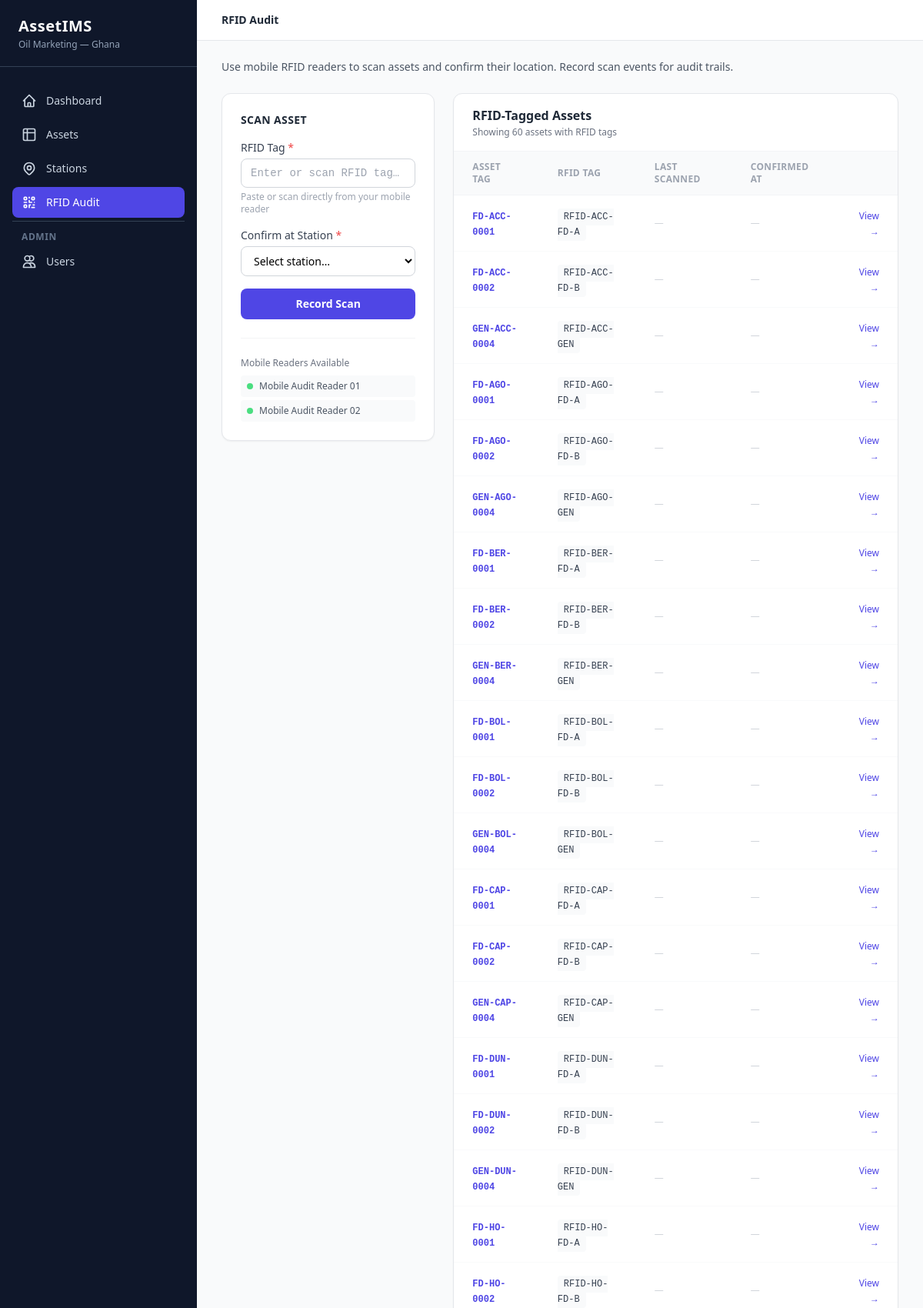
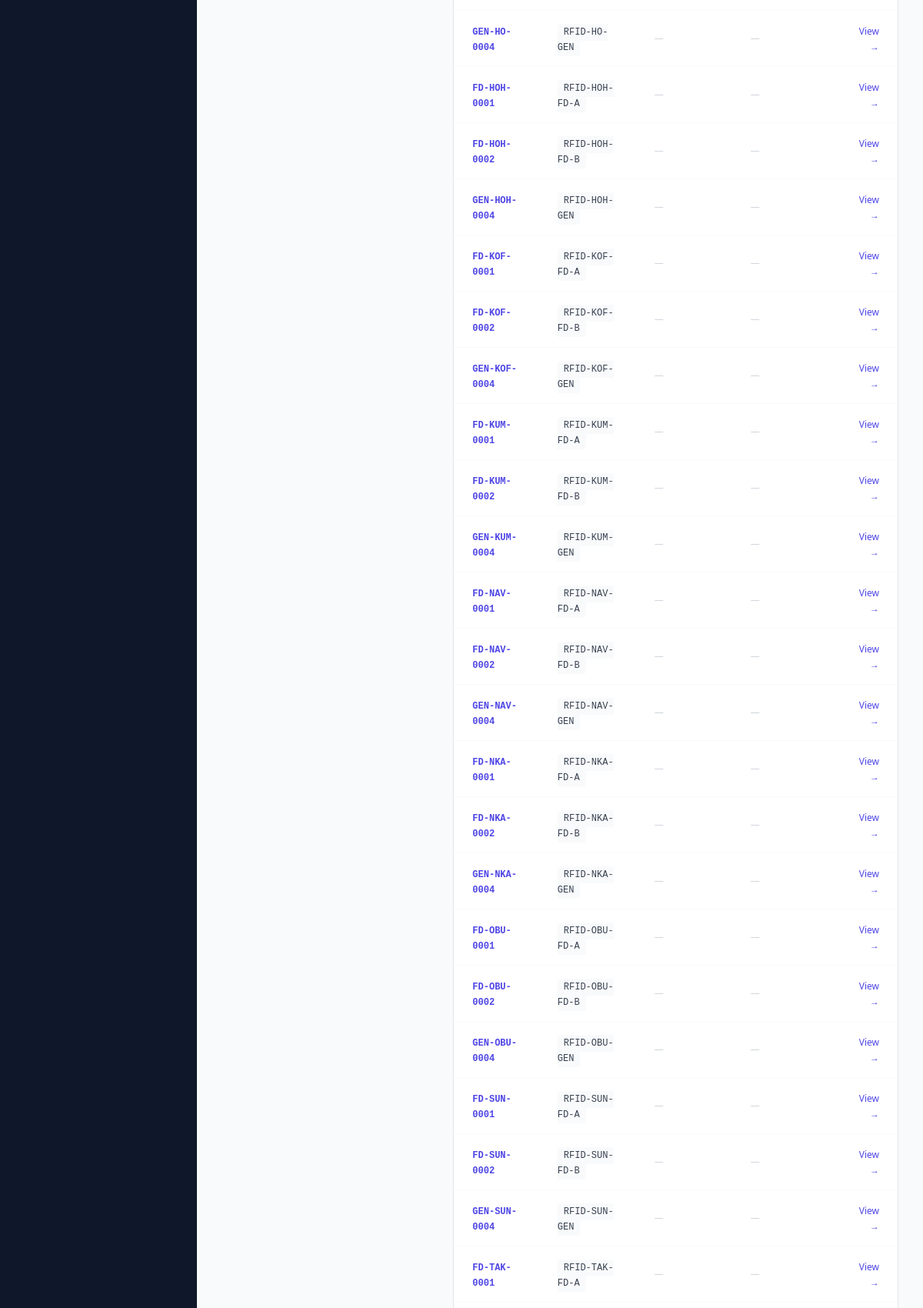
Screenshot of /rfid/audit (signed in, upper part) with the database file from the repository (2 pictures, top to bottom).
### app/db/models/rfid_reader.py (models this page shows)
class RFIDReader(Base):
    __tablename__ = "rfid_readers"
    id: Mapped[int] = mapped_column(primary_key=True)
    name: Mapped[str] = mapped_column(String(100), nullable=False)
    reader_code: Mapped[str] = mapped_column(String(30), unique=True, nullable=False)
    reader_type: Mapped[str] = mapped_column(String(20), nullable=False, default="stationary")
    site_id: Mapped[int | None] = mapped_column(ForeignKey("locations.id"), nullable=True)
    is_active: Mapped[bool] = mapped_column(Boolean, nullable=False, default=True)
    site: Mapped[Location | None] = relationship("Location", foreign_keys=[site_id], lazy="select")

### app/db/models/asset.py (models this page shows)
class Asset(Base):
    __tablename__ = "assets"
    id: Mapped[int] = mapped_column(primary_key=True, index=True)
    asset_tag: Mapped[str] = mapped_column(String(64), unique=True, nullable=False, index=True)
    name: Mapped[str | None] = mapped_column(String(128), nullable=True)
    brand: Mapped[str | None] = mapped_column(String(64), nullable=True)
    model_no: Mapped[str | None] = mapped_column(String(128), nullable=True)
    serial_no: Mapped[str | None] = mapped_column(String(128), nullable=True)
    category: Mapped[str | None] = mapped_column(String(64), nullable=True)
    department: Mapped[str | None] = mapped_column(String(64), nullable=True)
    location: Mapped[str | None] = mapped_column(String(128), nullable=True)
    site_id: Mapped[int | None] = mapped_column(ForeignKey("locations.id"), nullable=True)
    assigned_to: Mapped[str | None] = mapped_column(String(128), nullable=True)
    purchase_date: Mapped[date | None] = mapped_column(Date, nullable=True)
    purchase_cost: Mapped[float | None] = mapped_column(Float, nullable=True)
    warranty_expiry: Mapped[date | None] = mapped_column(Date, nullable=True)
    notes: Mapped[str | None] = mapped_column(Text, nullable=True)
    status: Mapped[str] = mapped_column(String(20), nullable=False, default="in_stock")
    rfid_tag: Mapped[str | None] = mapped_column(String(64), nullable=True, index=True)
    rfid_last_seen: Mapped[datetime | None] = mapped_column(DateTime, nullable=True)
    rfid_confirmed_site_id: Mapped[int | None] = mapped_column(ForeignKey("locations.id"), nullable=True)
    created_at: Mapped[datetime] = mapped_column(DateTime, server_default=func.now(), nullable=False)
    updated_at: Mapped[datetime] = mapped_column(
        DateTime, server_default=func.now(), onupdate=func.now(), nullable=False
    )
    site: Mapped[Location | None] = relationship(
        "Location", foreign_keys=[site_id], lazy="select"
    )
    rfid_confirmed_site: Mapped[Location | None] = relationship(
        "Location", foreign_keys=[rfid_confirmed_site_id], lazy="select"
    )

### app/web/router.py (the view)
@router.get("/rfid/audit", response_class=HTMLResponse)
def rfid_audit(request: Request, db: Session = Depends(get_db)):
    user = _get_user(request, db)
    if not user:
        return RedirectResponse(url="/login", status_code=302)
    rfid_assets = (
        db.query(Asset)
        .filter(Asset.rfid_tag.isnot(None))
        .order_by(Asset.rfid_last_seen.desc().nullslast())
        .all()
    )
    mobile_readers = (
        db.query(RFIDReader)
        .filter(RFIDReader.reader_type == "mobile", RFIDReader.is_active == True)  # noqa: E712
        .all()
    )
    locations = db.query(Location).order_by(Location.name).all()
    return templates.TemplateResponse("rfid/audit.html", _ctx(
        request, user,
        rfid_assets=rfid_assets,
        mobile_readers=mobile_readers,
        locations=locations,
        success=request.query_params.get("success"),
        error=request.query_params.get("error"),
        active_page="rfid",
    ))

### app/templates/rfid/audit.html (shortened to what this page needs)
{% extends "base.html" %}
{% block page_title %}RFID Audit{% endblock %}
{% block content %}
<div class="mb-6">
  <p class="text-sm text-gray-600">
    Use mobile RFID readers to scan assets and confirm their location. Record scan events for audit trails.
  </p>
</div>
<div class="grid grid-cols-1 lg:grid-cols-3 gap-6">
  <div class="lg:col-span-1">
    <div class="bg-white rounded-xl border border-gray-200 shadow-sm p-6 sticky top-24">
      <h2 class="text-sm font-semibold text-gray-800 uppercase tracking-wide mb-4">Scan Asset</h2>
      <form method="post" action="/rfid/scan" class="space-y-4">
        <div>
          <label class="block text-sm font-medium text-gray-700 mb-1">RFID Tag <span class="text-red-500">*</span></label>
          <input type="text" name="rfid_tag"
                 placeholder="Enter or scan RFID tag…"
                 autofocus
                 class="w-full px-3 py-2 text-sm border border-gray-300 rounded-lg focus:outline-none focus:ring-2 focus:ring-indigo-400 font-mono transition" />
          <p class="text-xs text-gray-400 mt-1">Paste or scan directly from your mobile reader</p>
        </div>
        <div>
          <label class="block text-sm font-medium text-gray-700 mb-1">Confirm at Station <span class="text-red-500">*</span></label>
          <select name="site_id" required
                  class="w-full px-3 py-2 text-sm border border-gray-300 rounded-lg focus:outline-none focus:ring-2 focus:ring-indigo-400 bg-white transition">
            <option value="">Select station…</option>
          </select>
        </div>
        <button type="submit"
                class="w-full px-4 py-2.5 bg-indigo-600 hover:bg-indigo-700 text-white text-sm font-semibold rounded-lg transition-colors">
          Record Scan
        </button>
      </form>
      <div class="mt-6 pt-6 border-t border-gray-100">
        <p class="text-xs font-medium text-gray-500 mb-2">Mobile Readers Available</p>
        <div class="space-y-1">
          {% if mobile_readers %}
            {% for reader in mobile_readers %}
            <div class="flex items-center gap-2 text-xs text-gray-600 bg-gray-50 px-2 py-1.5 rounded">
              <span class="w-2 h-2 rounded-full bg-green-400"></span>
              {{ reader.name }}
            </div>
            {% endfor %}
          {% else %}
            <p class="text-xs text-gray-400 italic">No mobile readers configured</p>
          {% endif %}
        </div>
      </div>
    </div>
  </div>
  <div class="lg:col-span-2">
    <div class="bg-white rounded-xl border border-gray-200 shadow-sm">
      <div class="px-6 py-4 border-b border-gray-100">
        <h2 class="font-semibold text-gray-800">RFID-Tagged Assets</h2>
        <p class="text-xs text-gray-500 mt-0.5">
          Showing {{ rfid_assets | length }} asset{% if rfid_assets | length != 1 %}s{% endif %} with RFID tags
        </p>
      </div>
      <div class="overflow-x-auto">
        <table class="w-full text-sm">
          <thead>
            <tr class="text-left text-xs font-semibold text-gray-400 uppercase tracking-wide border-b border-gray-100 bg-gray-50">
              <th class="px-6 py-3">Asset Tag</th>
              <th class="px-6 py-3">RFID Tag</th>
              <th class="px-6 py-3">Last Scanned</th>
              <th class="px-6 py-3">Confirmed At</th>
              <th class="px-6 py-3"></th>
            </tr>
          </thead>
          <tbody class="divide-y divide-gray-50">
            {% if rfid_assets %}
              {% for asset in rfid_assets %}
              <tr class="hover:bg-gray-50 transition-colors">
                <td class="px-6 py-4">
                  <a href="/assets/{{ asset.id }}" class="font-mono text-xs font-semibold text-indigo-600 hover:underline">{{ asset.asset_tag }}</a>
                </td>
                <td class="px-6 py-4">
                  <span class="font-mono text-xs text-gray-700 bg-gray-50 px-2 py-1 rounded">{{ asset.rfid_tag }}</span>
                </td>
                <td class="px-6 py-4 text-gray-600 text-xs">
                  {% if asset.rfid_last_seen %}
                    {{ asset.rfid_last_seen.strftime('%d %b %H:%M') }}
                  {% else %}
                    <span class="text-gray-300">—</span>
                  {% endif %}
                </td>
                <td class="px-6 py-4 text-gray-600 text-xs">
                  {% if asset.rfid_confirmed_site %}
                    <span class="inline-flex items-center gap-1">
                      <span class="w-2 h-2 rounded-full bg-green-400"></span>
                      {{ asset.rfid_confirmed_site.name }}
                    </span>
                  {% else %}
                    <span class="text-gray-300">—</span>
                  {% endif %}
                </td>
                <td class="px-6 py-4 text-right">
                  <a href="/assets/{{ asset.id }}" class="text-indigo-600 hover:text-indigo-800 text-xs font-medium">View →</a>
                </td>
              </tr>
              {% endfor %}
            {% endif %}
          </tbody>
        </table>
      </div>
    </div>
  </div>
</div>
{% endblock %}

### rows the page displays
RFIDReader: name "Mobile Audit Reader 01"
RFIDReader: name "Mobile Audit Reader 02"
Asset: asset_tag "FD-ACC-0001", rfid_tag "RFID-ACC-FD-A"
Asset: asset_tag "FD-ACC-0002", rfid_tag "RFID-ACC-FD-B"
Asset: asset_tag "GEN-ACC-0004", rfid_tag "RFID-ACC-GEN"
Asset: asset_tag "FD-AGO-0001", rfid_tag "RFID-AGO-FD-A"
Asset: asset_tag "FD-AGO-0002", rfid_tag "RFID-AGO-FD-B"
Asset: asset_tag "GEN-AGO-0004", rfid_tag "RFID-AGO-GEN"
Asset: asset_tag "FD-BER-0001", rfid_tag "RFID-BER-FD-A"
Asset: asset_tag "FD-BER-0002", rfid_tag "RFID-BER-FD-B"
Asset: asset_tag "GEN-BER-0004", rfid_tag "RFID-BER-GEN"
Asset: asset_tag "FD-BOL-0001", rfid_tag "RFID-BOL-FD-A"
Asset: asset_tag "FD-BOL-0002", rfid_tag "RFID-BOL-FD-B"
Asset: asset_tag "GEN-BOL-0004", rfid_tag "RFID-BOL-GEN"
Asset: asset_tag "FD-CAP-0001", rfid_tag "RFID-CAP-FD-A"
Asset: asset_tag "FD-CAP-0002", rfid_tag "RFID-CAP-FD-B"
Asset: asset_tag "GEN-CAP-0004", rfid_tag "RFID-CAP-GEN"
Asset: asset_tag "FD-DUN-0001", rfid_tag "RFID-DUN-FD-A"
Asset: asset_tag "FD-DUN-0002", rfid_tag "RFID-DUN-FD-B"
Asset: asset_tag "GEN-DUN-0004", rfid_tag "RFID-DUN-GEN"
Asset: asset_tag "FD-HO-0001", rfid_tag "RFID-HO-FD-A"
Asset: asset_tag "FD-HO-0002", rfid_tag "RFID-HO-FD-B"
Asset: asset_tag "GEN-HO-0004", rfid_tag "RFID-HO-GEN"
Asset: asset_tag "FD-HOH-0001", rfid_tag "RFID-HOH-FD-A"
Asset: asset_tag "FD-HOH-0002", rfid_tag "RFID-HOH-FD-B"
Asset: asset_tag "GEN-HOH-0004", rfid_tag "RFID-HOH-GEN"
Asset: asset_tag "FD-KOF-0001", rfid_tag "RFID-KOF-FD-A"
Asset: asset_tag "FD-KOF-0002", rfid_tag "RFID-KOF-FD-B"
Asset: asset_tag "GEN-KOF-0004", rfid_tag "RFID-KOF-GEN"
Asset: asset_tag "FD-KUM-0001", rfid_tag "RFID-KUM-FD-A"
Asset: asset_tag "FD-KUM-0002", rfid_tag "RFID-KUM-FD-B"
Asset: asset_tag "GEN-KUM-0004", rfid_tag "RFID-KUM-GEN"
Asset: asset_tag "FD-NAV-0001", rfid_tag "RFID-NAV-FD-A"
Asset: asset_tag "FD-NAV-0002", rfid_tag "RFID-NAV-FD-B"
Asset: asset_tag "GEN-NAV-0004", rfid_tag "RFID-NAV-GEN"
Asset: asset_tag "FD-NKA-0001", rfid_tag "RFID-NKA-FD-A"
Asset: asset_tag "FD-NKA-0002", rfid_tag "RFID-NKA-FD-B"
Asset: asset_tag "GEN-NKA-0004", rfid_tag "RFID-NKA-GEN"
Asset: asset_tag "FD-OBU-0001", rfid_tag "RFID-OBU-FD-A"
Asset: asset_tag "FD-OBU-0002", rfid_tag "RFID-OBU-FD-B"
Asset: asset_tag "GEN-OBU-0004", rfid_tag "RFID-OBU-GEN"
Asset: asset_tag "FD-SUN-0001", rfid_tag "RFID-SUN-FD-A"
Asset: asset_tag "FD-SUN-0002", rfid_tag "RFID-SUN-FD-B"
Asset: asset_tag "GEN-SUN-0004", rfid_tag "RFID-SUN-GEN"
Asset: asset_tag "FD-TAK-0001", rfid_tag "RFID-TAK-FD-A"

### other values shown
{{ rfid_assets | length }} "60"
